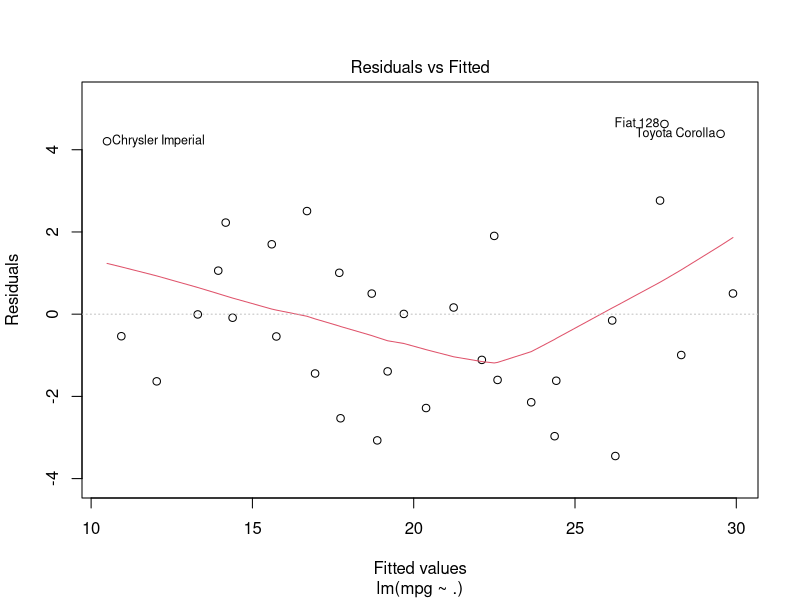
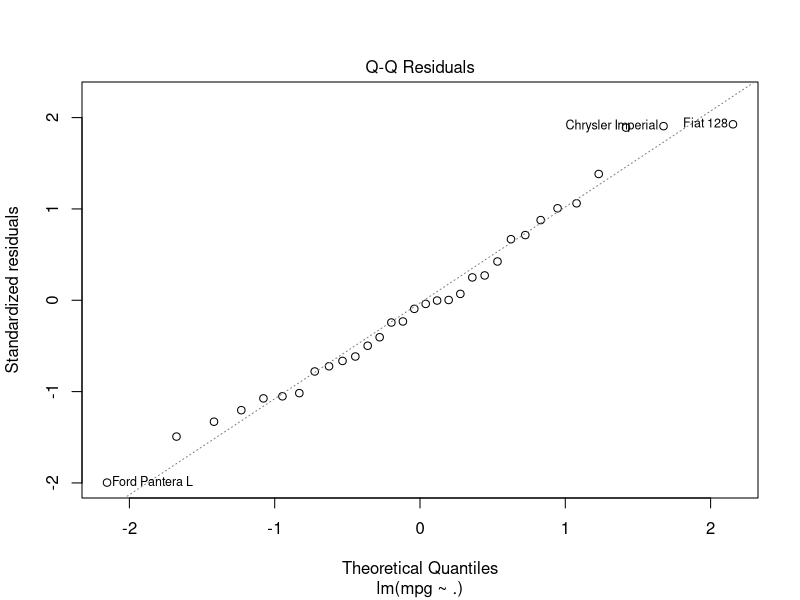
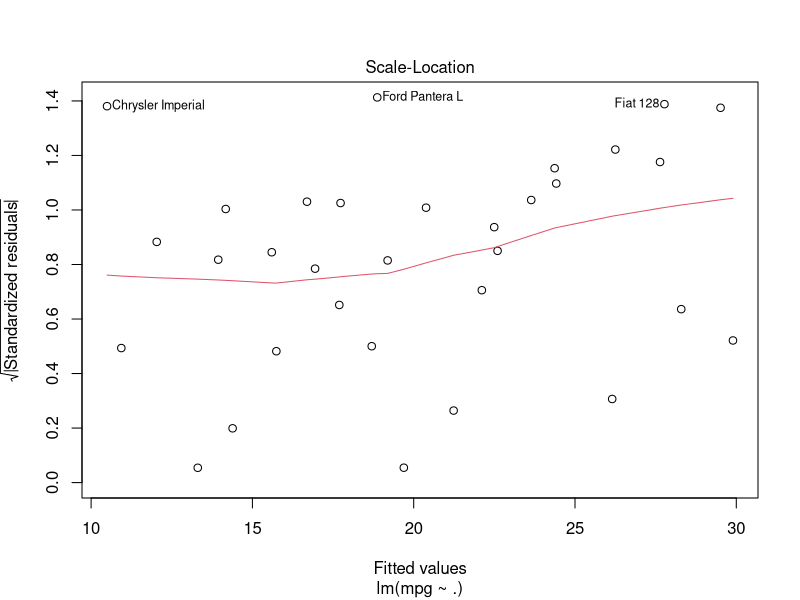
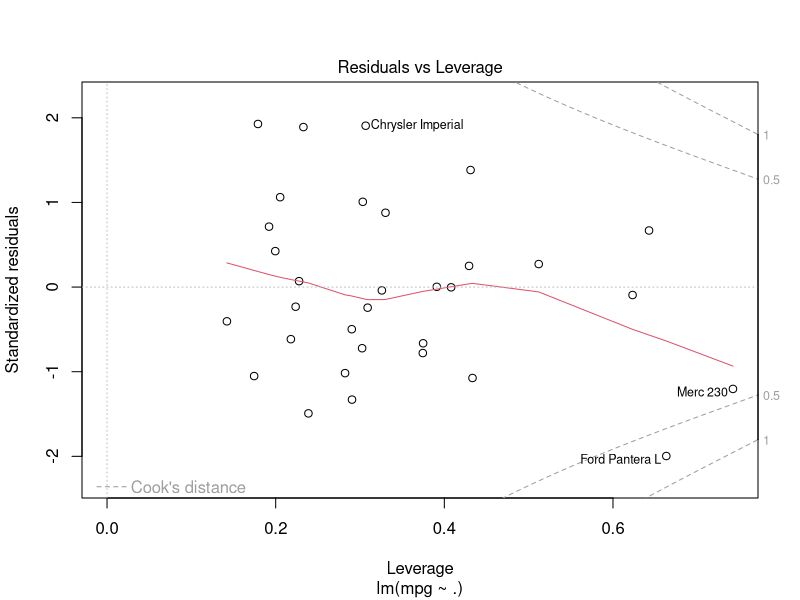

Write R code to recreate these figures, in order.
## ---- chunk 1
library(datasets)
head(mtcars, 3)
## ---- chunk 2
  fit <- lm(mpg ~. , data = mtcars)
  summary(fit)

## ---- chunk 3
plot(fit)
